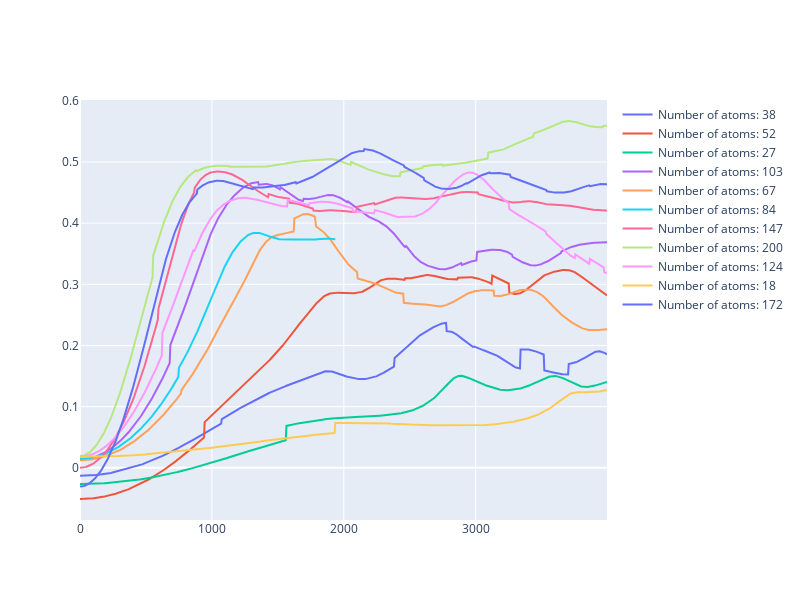

The notebook cell saved with this chart:
### Code cell
visualise_energies()

### Figure 1 — Plotly figure (JSON) as saved in the notebook; plotly's stock layout.template omitted (floating-point values rounded to 4 significant figures; data arrays with more than 128 entries replaced by an {"elided": "..."} marker saying what was removed)
{"data": [{"mode": "lines", "name": "Number of atoms: 38", "type": "scatter", "x": {"elided": "800 int values"}, "y": {"elided": "800 float values"}}, {"mode": "lines", "name": "Number of atoms: 52", "type": "scatter", "x": {"elided": "800 int values"}, "y": {"elided": "800 float values"}}, {"mode": "lines", "name": "Number of atoms: 27", "type": "scatter", "x": {"elided": "800 int values"}, "y": {"elided": "800 float values"}}, {"mode": "lines", "name": "Number of atoms: 103", "type": "scatter", "x": {"elided": "800 int values"}, "y": {"elided": "800 float values"}}, {"mode": "lines", "name": "Number of atoms: 67", "type": "scatter", "x": {"elided": "800 int values"}, "y": {"elided": "800 float values"}}, {"mode": "lines", "name": "Number of atoms: 84", "type": "scatter", "x": {"elided": "388 int values"}, "y": {"elided": "388 float values"}}, {"mode": "lines", "name": "Number of atoms: 147", "type": "scatter", "x": {"elided": "800 int values"}, "y": {"elided": "800 float values"}}, {"mode": "lines", "name": "Number of atoms: 200", "type": "scatter", "x": {"elided": "800 int values"}, "y": {"elided": "800 float values"}}, {"mode": "lines", "name": "Number of atoms: 124", "type": "scatter", "x": {"elided": "800 int values"}, "y": {"elided": "800 float values"}}, {"mode": "lines", "name": "Number of atoms: 18", "type": "scatter", "x": {"elided": "800 int values"}, "y": {"elided": "800 float values"}}, {"mode": "lines", "name": "Number of atoms: 172", "type": "scatter", "x": {"elided": "800 int values"}, "y": {"elided": "800 float values"}}], "layout": {"height": 600, "width": 800, "xaxis": {"autorange": true, "range": [0, 3995], "type": "linear"}, "yaxis": {"autorange": true, "range": [-0.08533, 0.6013], "type": "linear"}}}
